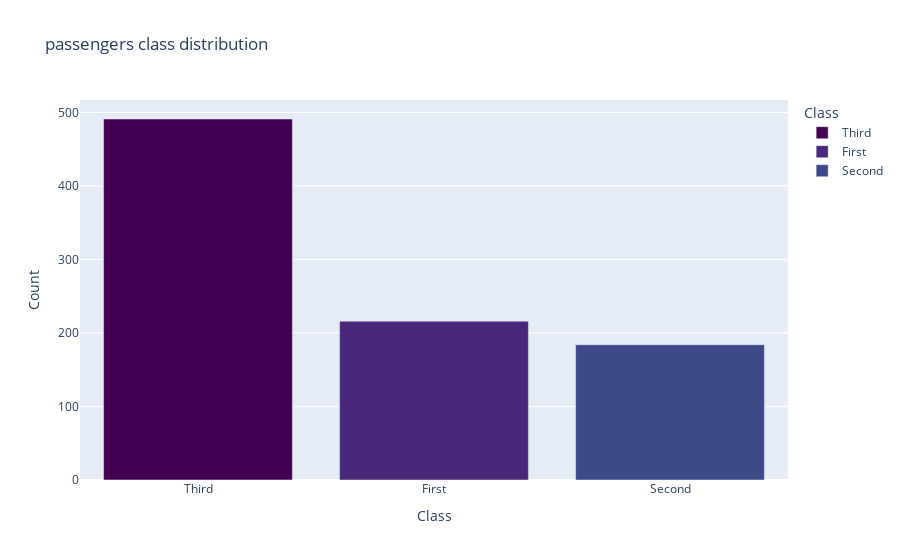

The code cell stored with this chart in its notebook:
### Code cell
class_count=df['class'].value_counts().reset_index()
class_count.columns=['class', 'count']
fig=px.bar(class_count,x='class',y='count', labels={'class':'Class','count':'Count'},
           title='passengers class distribution ',color='class',color_discrete_sequence=px.colors.sequential.Viridis)
fig.show()

### Figure 1 — Plotly figure (JSON) as saved in the notebook; plotly's stock layout.template omitted (floating-point values rounded to 4 significant figures)
{"data": [{"alignmentgroup": "True", "hovertemplate": "Class=%{x}<br>Count=%{y}<extra></extra>", "legendgroup": "Third", "marker": {"color": "#440154", "pattern": {"shape": ""}}, "name": "Third", "offsetgroup": "Third", "orientation": "v", "showlegend": true, "textposition": "auto", "type": "bar", "x": ["Third"], "xaxis": "x", "y": [491], "yaxis": "y"}, {"alignmentgroup": "True", "hovertemplate": "Class=%{x}<br>Count=%{y}<extra></extra>", "legendgroup": "First", "marker": {"color": "#482878", "pattern": {"shape": ""}}, "name": "First", "offsetgroup": "First", "orientation": "v", "showlegend": true, "textposition": "auto", "type": "bar", "x": ["First"], "xaxis": "x", "y": [216], "yaxis": "y"}, {"alignmentgroup": "True", "hovertemplate": "Class=%{x}<br>Count=%{y}<extra></extra>", "legendgroup": "Second", "marker": {"color": "#3e4989", "pattern": {"shape": ""}}, "name": "Second", "offsetgroup": "Second", "orientation": "v", "showlegend": true, "textposition": "auto", "type": "bar", "x": ["Second"], "xaxis": "x", "y": [184], "yaxis": "y"}], "layout": {"barmode": "relative", "legend": {"title": {"text": "Class"}, "tracegroupgap": 0}, "title": {"text": "passengers class distribution "}, "xaxis": {"anchor": "y", "categoryarray": ["Third", "First", "Second"], "categoryorder": "array", "domain": [0, 1], "title": {"text": "Class"}}, "yaxis": {"anchor": "x", "domain": [0, 1], "title": {"text": "Count"}}}}
